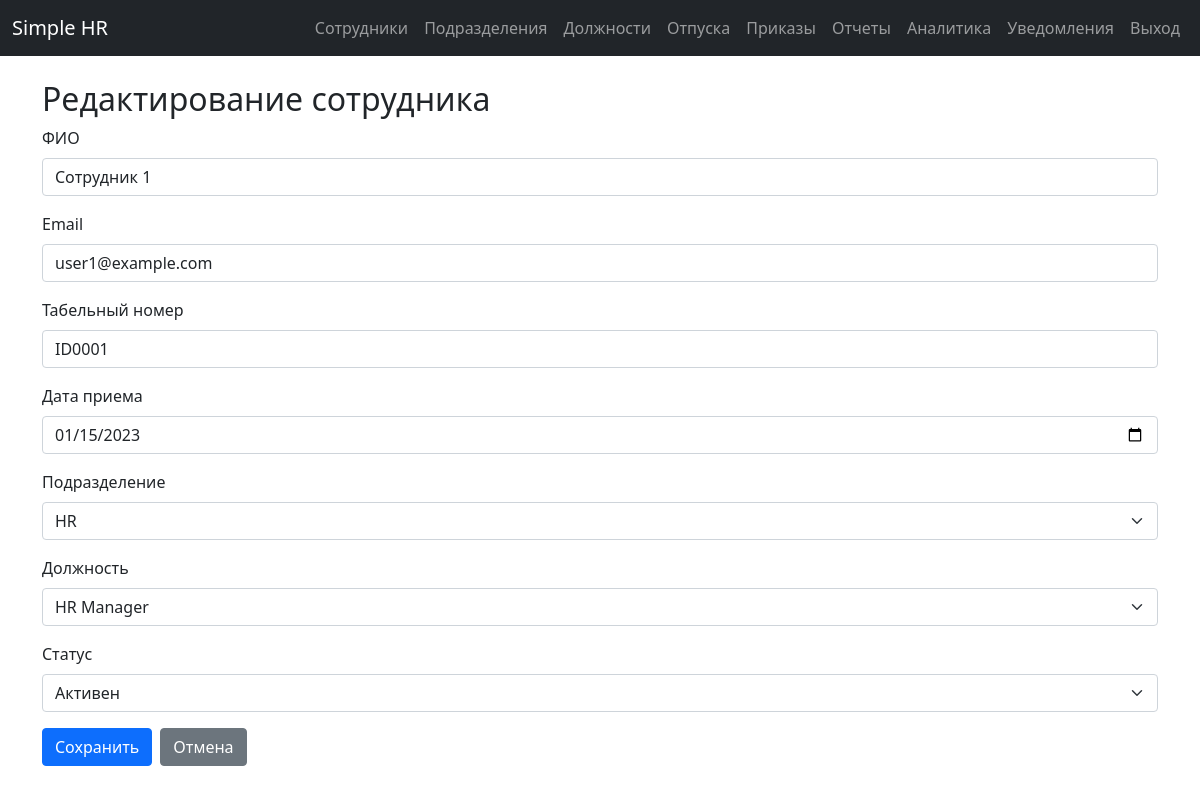
The page /employees/edit/1 (signed in) on the database its author committed.
### app/models.py (models this page shows)
class Employee(db.Model):
    id = db.Column(db.Integer, primary_key=True)
    full_name = db.Column(db.String(150), nullable=False, index=True)
    email = db.Column(db.String(120), unique=True, nullable=False, index=True)
    employee_id = db.Column(db.String(50), unique=True, nullable=False, index=True)  # табельный номер
    hire_date = db.Column(db.Date, nullable=False, index=True)
    status = db.Column(db.String(20), default='active', index=True)  # active, dismissed
    department_id = db.Column(db.Integer, db.ForeignKey('department.id'), nullable=False, index=True)
    position_id = db.Column(db.Integer, db.ForeignKey('position.id'), nullable=False, index=True)
    __table_args__ = (
        db.Index('idx_employee_status_department', 'status', 'department_id'),
        db.Index('idx_employee_hire_date_status', 'hire_date', 'status'),
    )

### app/routes/employees.py (the view, shortened to what this page needs)
@bp.route('/edit/<int:id>', methods=['GET', 'POST'])
@login_required
def edit_employee(id):
    try:
        employee = Employee.query.get_or_404(id)
        form = EmployeeForm(obj=employee)
        form.original_email = employee.email
        form.original_employee_id = employee.employee_id
        return render_template('employees/form.html', form=form, employee=employee)
    except Exception as e:
        logger.error(f"Error in edit_employee {id}: {str(e)}")
        flash('Ошибка при редактировании сотрудника', 'error')
        return redirect(url_for('employees.list_employees'))

### app/forms.py (called while the page is built)
def safe_int_coerce(value):
    if value is None or value == '' or (isinstance(value, str) and value.strip() == ''):
        return None
    try:
        return int(value)
    except (ValueError, TypeError):
        return None

### app/templates/employees/form.html (shortened to what this page needs)
{% extends "base.html" %}
{% block content %}
<h2>{% if employee %}Редактирование сотрудника{% else %}Добавление сотрудника{% endif %}</h2>
<form method="POST">
    <div class="mb-3">
        {{ form.full_name.label(class="form-label") }}
        {{ form.full_name(class="form-control") }}
    </div>
    <div class="mb-3">
        {{ form.email.label(class="form-label") }}
        {{ form.email(class="form-control") }}
    </div>
    <div class="mb-3">
        {{ form.employee_id.label(class="form-label") }}
        {{ form.employee_id(class="form-control") }}
    </div>
    <div class="mb-3">
        {{ form.hire_date.label(class="form-label") }}
        {{ form.hire_date(class="form-control") }}
    </div>
    <div class="mb-3">
        {{ form.department_id.label(class="form-label") }}
        {{ form.department_id(class="form-select") }}
    </div>
    <div class="mb-3">
        {{ form.position_id.label(class="form-label") }}
        {{ form.position_id(class="form-select") }}
    </div>
    <div class="mb-3">
        {{ form.status.label(class="form-label") }}
        {{ form.status(class="form-select") }}
    </div>
    <div class="d-flex gap-2">
        {{ form.submit(class="btn btn-primary") }}
        <a href="{{ url_for('employees.list_employees') }}" class="btn btn-secondary">Отмена</a>
    </div>
</form>
{% endblock %}

### rows shown on the page
Employee: full_name "Сотрудник 1", email "user1@example.com", employee_id "ID0001", hire_date "01/15/2023", department_id "HR", position_id "HR Manager", status "Активен"
